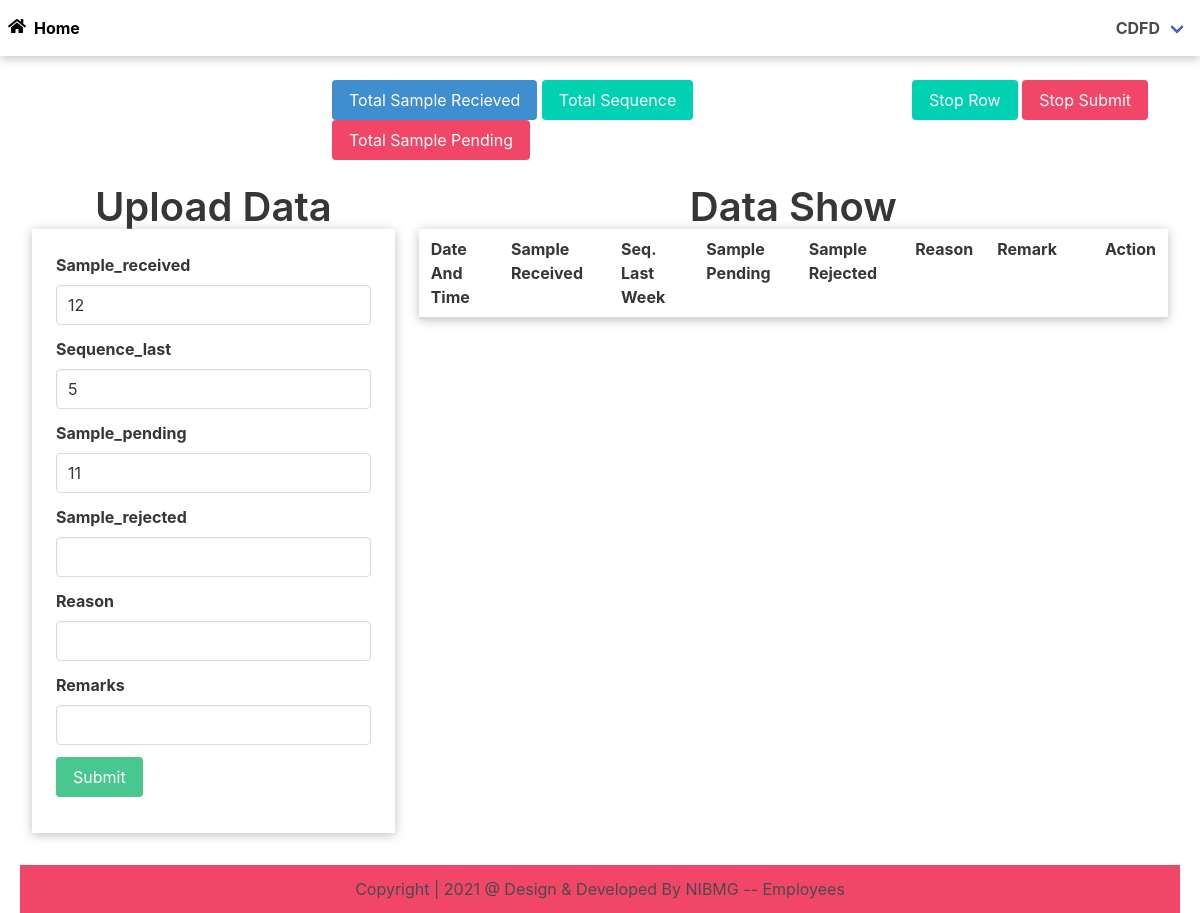
The page /22 (signed in) on the database its author committed.
### app/models.py (models this page shows, shortened)
class Data(models.Model):
    user = models.ForeignKey(User, verbose_name="username", on_delete=models.CASCADE, null=True, blank=True)
    Sample_received = models.IntegerField()
    Sequence_last = models.IntegerField()
    Sample_pending = models.IntegerField(null=True, blank=True)
    Sample_rejected = models.IntegerField(null=True, blank=True)
    Reason = models.CharField(max_length=200, blank=True)
    Remark = models.CharField(max_length=200, blank=True)
    Time = models.DateTimeField(auto_now_add=True)

### app/views.py (the view)
# urls.py: path('<int:id>', views.update_data, name="update"),
@login_required()
def update_data(request, id):
    if request.method == 'POST':
        if request.user.is_authenticated:
            pi = Data.objects.get(pk=id)
            o = pi.id
            dataset = Data.objects.filter(Q(user=request.user))
            id_list = [i.id for i in dataset  if i.id >= o]
            last_recent = Data.objects.filter(Q(id__lt=o) & Q(user=request.user)).order_by('-id')
            if last_recent.exists():
                form = UserDataInsert(request.POST, instance=pi)
                if form.is_valid():
                    m = Data.objects.filter(Q(id__lt=o) & Q(user=request.user)).order_by('-id')
                    recent_pending = (m[0].Sample_pending)
                    pi.Sample_received = form.cleaned_data['Sample_received']
                    pi.Sequence_last = form.cleaned_data['Sequence_last']
                    pi.Sample_pending = recent_pending + pi.Sample_received - pi.Sequence_last
                    for i in id_list:
                        from_database = Data.objects.filter(Q(id=i))
                        upper_panding = from_database.only('Sample_pending')
                        pending = pi.Sample_pending + upper_panding[0].Sample_received - upper_panding[0].Sequence_last
                        from_database.update(Sample_pending = pending)
                    pi.save()
                return HttpResponseRedirect('/accounts/profile/')
            else:
                form = UserDataInsert(request.POST, instance=pi)
                if form.is_valid():
                    pi.Sample_received = form.cleaned_data['Sample_received']
                    pi.Sequence_last = form.cleaned_data['Sequence_last']
                    pi.Sample_pending = 0 + pi.Sample_received - pi.Sequence_last
                    for i in id_list:
                        from_database = Data.objects.filter(Q(id=i))
                        upper_panding = from_database.only('Sample_pending')
                        pending = pi.Sample_pending + upper_panding[0].Sample_received - upper_panding[0].Sequence_last
                        from_database.update(Sample_pending = pending)
                    pi.save()
                    messages.success(request, 'Data Updated Successfully')
                    return HttpResponseRedirect('/accounts/profile/')
    else:
        pi = Data.objects.get(pk=id)
        fm = UserDataInsert(instance=pi)
        return render(request, 'app/profile.html', {'form': fm})

### app/forms.py
class UserDataInsert(forms.ModelForm):
    class Meta:
        model = Data
        fields = ['Sample_received', 'Sequence_last', 'Sample_pending', 'Sample_rejected', 'Reason', 'Remark']
        widgets = {
            'Sample_received': forms.TextInput(attrs={'class': 'input', 'placeholder': 'Enter Sample Received',
                                                      'id': 'sample_received'}),
            'Sequence_last': forms.TextInput(attrs={'class': 'input', 'placeholder': 'Enter Sequence Last Week',
                                                    'id': 'sequence'}),
            'Sample_pending': forms.TextInput(attrs={'class': 'input', 'readonly': 'readonly', 'id': 'pending'}),
            'Sample_rejected': forms.TextInput(attrs={'class': 'input'}),
            'Reason': forms.TextInput(attrs={'class': 'input'}),
            'Remark': forms.TextInput(attrs={'class': 'input'}),
        }

### app/templates/app/profile.html (shortened to what this page needs)
{% extends 'app/base.html' %}
{% load static %}
{% block content %}
<div class="columns">
  <div class="column is-3"></div>
  <div class="column is-6 is-float-right" style="margin-left:10px;">
    <h3 id="totSampRec" class="button is-info">Total Sample Recieved </h3>
    <h3 id="totSequence" class="button is-primary">Total Sequence </h3>
    <h3 id="totPending" class="button is-danger">Total Sample Pending </h3>
  </div>
  <div class="column is-3">
    <button type="button" class="button  is-primary start" onclick="myStopRow()">Stop Row</button>
    <button type="button" class="button is-danger stop" onclick="myStopSubmit()">Stop Submit</button>
  </div>
</div>
<div class="columns">
  <div class="column is-4">
    <center>
      <h4 class="title is-2 is-center">Upload Data</h4>
    </center>
    <form action="" method="post" novalidate class="shadow p-5 box-shadow-y">
      <div class="field">
        <label for="" class="label">Sample_received</label>
        <div class="control">
          {{form.Sample_received}}
        </div>
      </div>
      <div class="field">
        <label for="" class="label">Sequence_last</label>
        <div class="control">
          {{form.Sequence_last}}
        </div>
      </div>
      <div class="field">
        <label for="" jAutoCalc="{sample_received} - {sequence}- {sampleid}" class="label">Sample_pending</label>
        <div class="control">
          {{form.Sample_pending}}
        </div>
      </div>
      <div class="field">
        <label for="" class="label">Sample_rejected</label>
        <div class="control">
          {{form.Sample_rejected}}
        </div>
      </div>
      <div class="field">
        <label for="" class="label">Reason</label>
        <div class="control">
          {{form.Reason}}
        </div>
      </div>
      <div class="field">
        <label for="" class="label">Remarks</label>
        <div class="control">
          {{form.Remark}}
        </div>
      </div>
      <div class="col-2 mt-3">
        <button type="submit" id="Submit" class="button is-success mb-3" onclick="myFunction()">Submit</button>
      </div>
    </form>
  </div>
  <div class="column is-8 table-container is-fluid">
    <center>
      <h1 class="title is-2 is-center">Data Show</h1>
    </center>
    <table class="table is-hoverable" id="tables">
      <thead class="box-shadow-y">
        <tr>
          <th scope="col">Date And Time</th>
          <th scope="col">Sample Received</th>
          <th scope="col">Seq. Last Week</th>
          <th scope="col">Sample Pending</th>
          <th scope="col">Sample Rejected</th>
          <th scope="col">Reason</th>
          <th scope="col">Remark</th>
          <th scope="col"></th>
          <th scope="col">Action</th>
        </tr>
      </thead>
    </table>
  </div>
</div>
{% endblock content %}

### app/templates/app/base.html (shortened to what this page needs)
<!DOCTYPE html>
{% load static %}
<html lang="en">
<head>
  <link rel="stylesheet" href="{% static 'app/css/bulma.min.css' %}">
  <link rel="stylesheet" href="{% static 'app/css/my.css' %}">
  <link rel="stylesheet" href="https://cdnjs.cloudflare.com/ajax/libs/font-awesome/5.15.4/css/all.min.css"
 />
</head>
<body>
  <nav class="navbar is-fixed-top box-shadow-y">
    <div class="navbar-brand toggler">
      <a class="navbar-item has-text-weight-bold has-text-black is-link" href="{% url 'home' %}">
        <i class="fas fa-home icon" style="margin-top:10px;"></i>Home
      </a>
    </div>
    <div id="navbarid" class="navbar-menu">
      <div class="navbar-end">
        <div class="navbar-item has-dropdown is-hoverable">
          {% if request.user.is_authenticated %}
          <a class="navbar-link is-danger is-right" href="{% url 'profile' %}">
            <strong>{{user}}</strong>
          </a>
          {% endif %}
        </div>
      </div>
    </div>
  </nav>
  <div class="container is-fluid" style="margin-top:80px;">
    {% block content %}
    {% endblock content %}
  </div>
  <footer>
    <div class="container is-fluid is-mobile pt-5" style="margin-top:20px;">
      <div class="columns">
        <div class="column is-12 has-background-danger has-text-centered">
          <h4 class="text is-2 is-center"> Copyright | 2021 @ Design & Developed By NIBMG --
            Employees</h4>
        </div>
      </div>
    </div>
  </footer>
</body>
</html>

### app/static/app/css/my.css (style rules this page uses)
.icon { height:30px; width:30px; vertical-align:baseline; display:inline-flex; justify-content:center; align-item:center; }
.box-shadow-y { box-shadow: 0px 2px 10px rgba(0, 0, 0, 0.25) }

### rows shown on the page
Data: Sample_received "12", Sequence_last "5", Sample_pending "11"

### other values the page prints
{{ user }} "CDFD"
